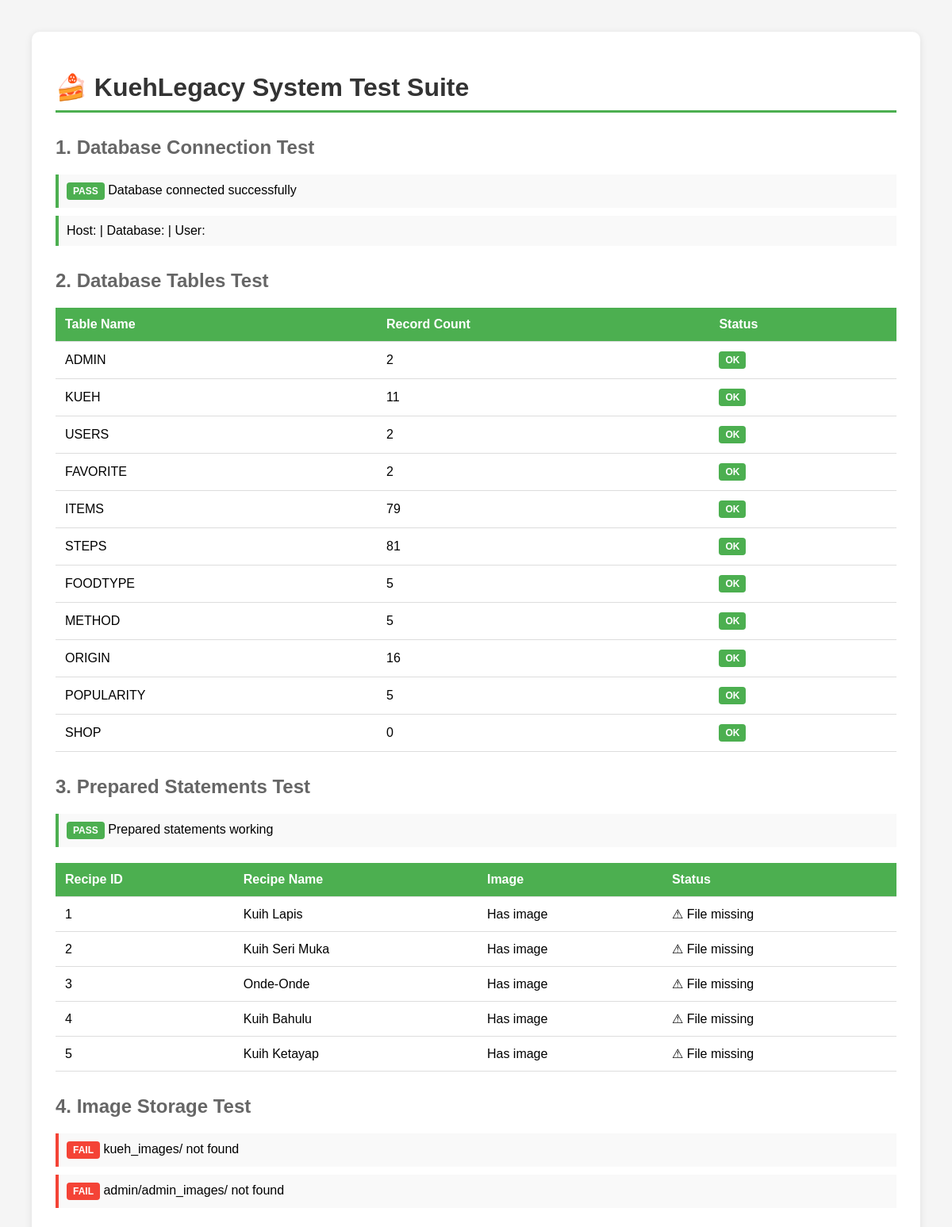
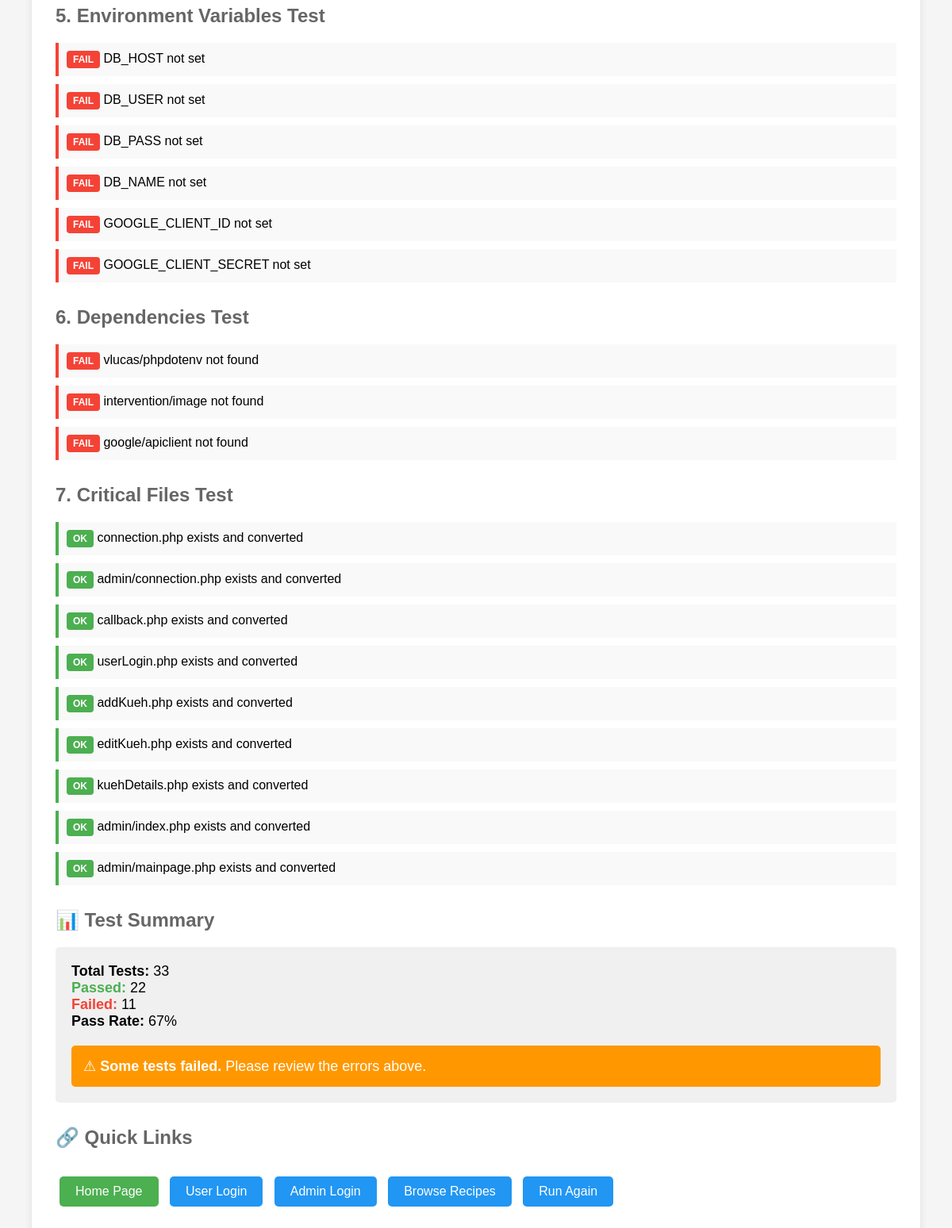
The page /test_system.php on the database its author committed (2 pictures, top to bottom).
### tables this page shows
CREATE TABLE IF NOT EXISTS `kueh` (
  `KUEHID` int NOT NULL AUTO_INCREMENT,
  `KUEHNAME` varchar(100) DEFAULT NULL,
  `KUEHDESC` text,
  `TAGKUEH` varchar(100) DEFAULT NULL,
  `VIDEO` varchar(255) DEFAULT NULL,
  `FOODTYPECODE` int DEFAULT NULL,
  `METHODID` int DEFAULT NULL,
  `POPULARID` int DEFAULT NULL,
  `ORIGINID` int DEFAULT NULL,
  `IMAGE` varchar(255) DEFAULT NULL,
  `USERNAME` varchar(50) DEFAULT NULL,
  PRIMARY KEY (`KUEHID`),
  KEY `FK_KUEH_FOODTYPE` (`FOODTYPECODE`),
  KEY `FK_KUEH_METHOD` (`METHODID`),
  KEY `FK_KUEH_POPULAR` (`POPULARID`),
  KEY `FK_KUEH_ORIGIN` (`ORIGINID`),
  KEY `FK_KUEH_USERNAME` (`USERNAME`),
  KEY `IDX_KUEHNAME` (`KUEHNAME`),
  CONSTRAINT `FK_KUEH_FOODTYPE` FOREIGN KEY (`FOODTYPECODE`) REFERENCES `foodtype` (`FOODTYPECODE`),
  CONSTRAINT `FK_KUEH_METHOD` FOREIGN KEY (`METHODID`) REFERENCES `method` (`METHODID`),
  CONSTRAINT `FK_KUEH_ORIGIN` FOREIGN KEY (`ORIGINID`) REFERENCES `origin` (`ORIGINCODE`),
  CONSTRAINT `FK_KUEH_POPULAR` FOREIGN KEY (`POPULARID`) REFERENCES `popularity` (`POPULARID`),
  CONSTRAINT `FK_KUEH_USERNAME` FOREIGN KEY (`USERNAME`) REFERENCES `users` (`USERNAME`)
);

### test_system.php (the view, shortened to what this page needs)
<!DOCTYPE html>
<html>
<head>
</head>
<body>
    <div class="container">
        <h1>🍰 KuehLegacy System Test Suite</h1>
        <?php
        $tests_passed = 0;
        $tests_failed = 0;
        echo "<h2>1. Database Connection Test</h2>";
        try {
            require 'connection.php';
            if (isset($condb) && $condb) {
                echo "<div class='test-item'><span class='badge badge-success'>PASS</span> Database connected successfully</div>";
                echo "<div class='test-item'>Host: {$_ENV['DB_HOST']} | Database: {$_ENV['DB_NAME']} | User: {$_ENV['DB_USER']}</div>";
                $tests_passed++;
            } else {
                echo "<div class='test-item fail'><span class='badge badge-error'>FAIL</span> Database connection failed</div>";
                $tests_failed++;
            }
        } catch (Exception $e) {
            echo "<div class='test-item fail'><span class='badge badge-error'>FAIL</span> " . $e->getMessage() . "</div>";
            $tests_failed++;
        }
        echo "<h2>2. Database Tables Test</h2>";
        $tables = ['ADMIN', 'KUEH', 'USERS', 'FAVORITE', 'ITEMS', 'STEPS', 'FOODTYPE', 'METHOD', 'ORIGIN', 'POPULARITY', 'SHOP'];
        echo "<table>";
        echo "<tr><th>Table Name</th><th>Record Count</th><th>Status</th></tr>";
        foreach ($tables as $table) {
            $sql = "SELECT COUNT(*) as count FROM $table";
            $result = mysqli_query($condb, $sql);
            if ($result) {
                $row = mysqli_fetch_assoc($result);
                echo "<tr><td>$table</td><td>{$row['count']}</td><td><span class='badge badge-success'>OK</span></td></tr>";
                $tests_passed++;
            } else {
                echo "<tr><td>$table</td><td>-</td><td><span class='badge badge-error'>FAIL</span></td></tr>";
                $tests_failed++;
            }
        }
        echo "</table>";
        echo "<h2>3. Prepared Statements Test</h2>";
        $sql = "SELECT kuehId, kuehName, image FROM KUEH LIMIT 5";
        $stmt = mysqli_prepare($condb, $sql);
        if ($stmt) {
            mysqli_stmt_execute($stmt);
            $result = mysqli_stmt_get_result($stmt);
            echo "<div class='test-item'><span class='badge badge-success'>PASS</span> Prepared statements working</div>";
            echo "<table>";
            echo "<tr><th>Recipe ID</th><th>Recipe Name</th><th>Image</th><th>Status</th></tr>";
            while ($row = mysqli_fetch_assoc($result)) {
                $imageStatus = !empty($row['image']) ? "Has image" : "No image";
                $imagePath = !empty($row['image']) ? "kueh_images/{$row['image']}" : "";
                $fileExists = $imagePath && file_exists($imagePath) ? "✓ File exists" : "⚠ File missing";
                echo "<tr><td>{$row['kuehId']}</td><td>{$row['kuehName']}</td><td>$imageStatus</td><td>$fileExists</td></tr>";
            }
            echo "</table>";
            $tests_passed++;
        } else {
            echo "<div class='test-item fail'><span class='badge badge-error'>FAIL</span> Prepared statements failed</div>";
            $tests_failed++;
        }
        echo "<h2>4. Image Storage Test</h2>";
        $image_dirs = ['kueh_images', 'admin/admin_images'];
        foreach ($image_dirs as $dir) {
            if (is_dir($dir)) {
                $count = count(glob("$dir/*.*"));
                echo "<div class='test-item'><span class='badge badge-success'>OK</span> $dir/ exists ($count files)</div>";
                $tests_passed++;
            } else {
                echo "<div class='test-item fail'><span class='badge badge-error'>FAIL</span> $dir/ not found</div>";
                $tests_failed++;
            }
        }
        echo "<h2>5. Environment Variables Test</h2>";
        $env_vars = ['DB_HOST', 'DB_USER', 'DB_PASS', 'DB_NAME', 'GOOGLE_CLIENT_ID', 'GOOGLE_CLIENT_SECRET'];
        foreach ($env_vars as $var) {
            if (isset($_ENV[$var]) && !empty($_ENV[$var])) {
                $display_value = ($var == 'DB_PASS' || $var == 'GOOGLE_CLIENT_SECRET') ? '***' : $_ENV[$var];
                echo "<div class='test-item'><span class='badge badge-success'>OK</span> $var = $display_value</div>";
                $tests_passed++;
            } else {
                echo "<div class='test-item fail'><span class='badge badge-error'>FAIL</span> $var not set</div>";
                $tests_failed++;
            }
        }
        echo "<h2>6. Dependencies Test</h2>";
        $packages = [
            'vlucas/phpdotenv' => 'vendor/vlucas/phpdotenv',
            'intervention/image' => 'vendor/intervention/image',
            'google/apiclient' => 'vendor/google/apiclient'
        ];
        foreach ($packages as $name => $path) {
            if (is_dir($path)) {
                echo "<div class='test-item'><span class='badge badge-success'>OK</span> $name installed</div>";
                $tests_passed++;
            } else {
                echo "<div class='test-item fail'><span class='badge badge-error'>FAIL</span> $name not found</div>";
                $tests_failed++;
            }
        }
        echo "<h2>7. Critical Files Test</h2>";
        $critical_files = [
            'connection.php',
            'admin/connection.php',
            'callback.php',
            'userLogin.php',
            'addKueh.php',
            'editKueh.php',
            'kuehDetails.php',
            'admin/index.php',
            'admin/mainpage.php'
        ];
        foreach ($critical_files as $file) {
            if (file_exists($file)) {
                $content = file_get_contents($file);
                $has_oracle = preg_match('/oci_(parse|bind|execute|fetch|close)/i', $content);
                if ($has_oracle) {
                    echo "<div class='test-item fail'><span class='badge badge-warning'>WARN</span> $file exists but contains Oracle code</div>";
                    $tests_failed++;
                } else {
                    echo "<div class='test-item'><span class='badge badge-success'>OK</span> $file exists and converted</div>";
                    $tests_passed++;
                }
            } else {
                echo "<div class='test-item fail'><span class='badge badge-error'>FAIL</span> $file not found</div>";
                $tests_failed++;
            }
        }
        $total_tests = $tests_passed + $tests_failed;
        $pass_rate = round(($tests_passed / $total_tests) * 100);
        echo "<h2>📊 Test Summary</h2>";
        echo "<div style='font-size: 18px; padding: 20px; background: #f0f0f0; border-radius: 5px;'>";
        echo "<strong>Total Tests:</strong> $total_tests<br>";
        echo "<strong class='success'>Passed:</strong> $tests_passed<br>";
        echo "<strong class='error'>Failed:</strong> $tests_failed<br>";
        echo "<strong>Pass Rate:</strong> $pass_rate%<br>";
        if ($tests_failed == 0) {
            echo "<div style='margin-top: 20px; padding: 15px; background: #4CAF50; color: white; border-radius: 5px;'>";
            echo "🎉 <strong>ALL TESTS PASSED!</strong> System is ready for use.";
            echo "</div>";
        } else {
            echo "<div style='margin-top: 20px; padding: 15px; background: #ff9800; color: white; border-radius: 5px;'>";
            echo "⚠ <strong>Some tests failed.</strong> Please review the errors above.";
            echo "</div>";
        }
        echo "</div>";
        ?>
        <h2>🔗 Quick Links</h2>
        <div class="links">
            <a href="index.php" class="btn">Home Page</a>
            <a href="welcome.php" class="btn btn-secondary">User Login</a>
            <a href="admin/index.php" class="btn btn-secondary">Admin Login</a>
            <a href="kuehListing.php" class="btn btn-secondary">Browse Recipes</a>
            <a href="test_connection.php" class="btn btn-secondary">Run Again</a>
        </div>
    </div>
</body>
</html>

### test_system.php (style rules this page uses)
body { font-family: Arial, sans-serif; margin: 40px; background: #f5f5f5; }
.container { max-width: 1200px; margin: 0 auto; background: white; padding: 30px; border-radius: 10px; box-shadow: 0 2px 10px rgba(0, 0, 0, 0.1); }
h1 { color: #333; border-bottom: 3px solid #4CAF50; padding-bottom: 10px; }
h2 { color: #666; margin-top: 30px; }
.success { color: #4CAF50; }
.error { color: #f44336; }
table { width: 100%; border-collapse: collapse; margin: 20px 0; }
th, td { padding: 12px; text-align: left; border-bottom: 1px solid #ddd; }
th { background-color: #4CAF50; color: white; }
.test-item { margin: 10px 0; padding: 10px; background: #f9f9f9; border-left: 4px solid #4CAF50; }
.test-item.fail { border-left-color: #f44336; }
.badge { display: inline-block; padding: 4px 8px; border-radius: 4px; font-size: 12px; font-weight: bold; }
.badge-success { background: #4CAF50; color: white; }
.badge-error { background: #f44336; color: white; }
.links { margin: 30px 0; }
.btn { display: inline-block; padding: 10px 20px; margin: 5px; background: #4CAF50; color: white; text-decoration: none; border-radius: 5px; }
.btn-secondary { background: #2196F3; }

### rows shown on the page
kueh: KUEHID "1", KUEHNAME "Kuih Lapis", IMAGE "Has image", IMAGE "⚠ File missing"
kueh: KUEHID "2", KUEHNAME "Kuih Seri Muka", IMAGE "Has image", IMAGE "⚠ File missing"
kueh: KUEHID "3", KUEHNAME "Onde-Onde", IMAGE "Has image", IMAGE "⚠ File missing"
kueh: KUEHID "4", KUEHNAME "Kuih Bahulu", IMAGE "Has image", IMAGE "⚠ File missing"
kueh: KUEHID "5", KUEHNAME "Kuih Ketayap", IMAGE "Has image", IMAGE "⚠ File missing"

### other values the page prints
$table "ADMIN"
$row['count'] "2"
$table "KUEH"
$row['count'] "11"
$table "USERS"
$table "FAVORITE"
$table "ITEMS"
$row['count'] "79"
$table "STEPS"
$row['count'] "81"
$table "FOODTYPE"
$row['count'] "5"
$table "METHOD"
$table "ORIGIN"
$row['count'] "16"
